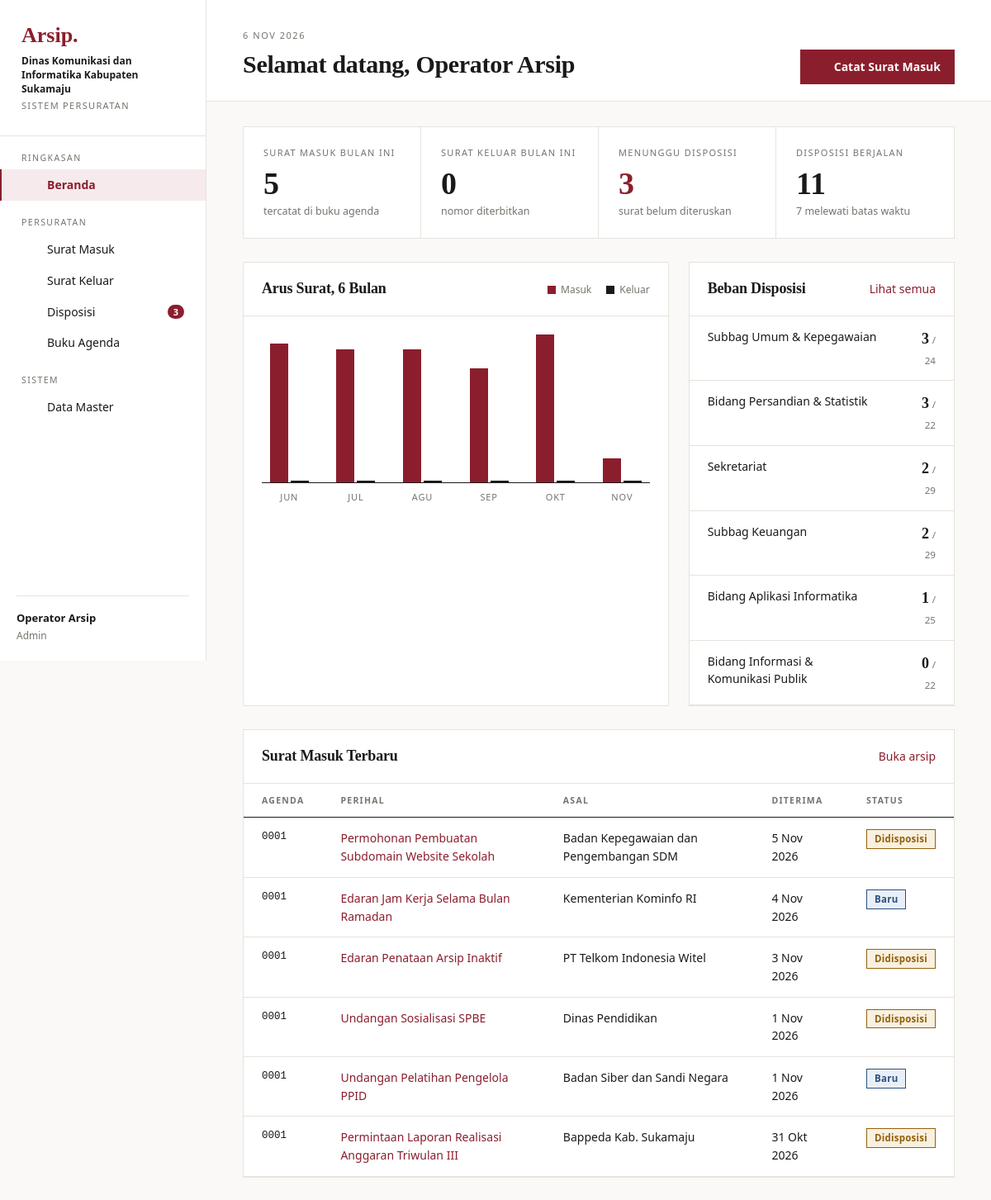
Page /index.php?page=dashboard (signed in) on the committed database.
### tables this page shows
CREATE TABLE pengaturan (
  id INT PRIMARY KEY,
  nama_instansi VARCHAR(150) NOT NULL,
  kode_instansi VARCHAR(30) NOT NULL,
  alamat VARCHAR(255),
  telepon VARCHAR(30),
  pimpinan VARCHAR(100),
  jabatan_pimpinan VARCHAR(100)
);

CREATE TABLE surat_masuk (
  id INT AUTO_INCREMENT PRIMARY KEY,
  no_agenda VARCHAR(10) NOT NULL,
  no_surat VARCHAR(100) NOT NULL,
  tgl_surat DATE NOT NULL,
  tgl_terima DATE NOT NULL,
  asal VARCHAR(150) NOT NULL,
  perihal VARCHAR(255) NOT NULL,
  klasifikasi_id INT,
  sifat ENUM('Biasa','Penting','Segera','Rahasia') NOT NULL DEFAULT 'Biasa',
  lampiran VARCHAR(50),
  file VARCHAR(100),
  status ENUM('baru','didisposisi','selesai') NOT NULL DEFAULT 'baru',
  user_id INT,
  created_at TIMESTAMP DEFAULT CURRENT_TIMESTAMP,
  INDEX (tgl_terima),
  FOREIGN KEY (klasifikasi_id) REFERENCES klasifikasi(id) ON DELETE SET NULL,
  FOREIGN KEY (user_id) REFERENCES users(id) ON DELETE SET NULL
);

### index.php (called while the page is built, shortened)
<?php
require __DIR__ . '/includes/bootstrap.php';
$routes = [
    'login'            => 'pages/login.php',
    'logout'           => 'pages/logout.php',
    'dashboard'        => 'pages/dashboard.php',
    'masuk'            => 'pages/masuk/index.php',
    'masuk.form'       => 'pages/masuk/form.php',
    'masuk.detail'     => 'pages/masuk/detail.php',
    'masuk.hapus'      => 'pages/masuk/hapus.php',
    'masuk.lembar'     => 'pages/masuk/lembar.php',
    'keluar'           => 'pages/keluar/index.php',
    'keluar.form'      => 'pages/keluar/form.php',
    'keluar.hapus'     => 'pages/keluar/hapus.php',
    'disposisi'        => 'pages/disposisi/index.php',
    'disposisi.simpan' => 'pages/disposisi/simpan.php',
    'disposisi.respon' => 'pages/disposisi/respon.php',
    'agenda'           => 'pages/agenda.php',
    'master'           => 'pages/master/index.php',
    'berkas'           => 'pages/berkas.php',
];
$page = $_GET['page'] ?? 'dashboard';
require __DIR__ . '/' . $routes[$page];

### pages/dashboard.php (the view, shortened to what this page needs)
<?php
$title = 'Selamat datang, ' . explode(',', user()['nama'])[0];
$eyebrow = tgl(date('Y-m-d'));
$actions = is_admin() ? '<a href="' . url('masuk.form') . '" class="btn btn-primary">' . icon('plus', 16) . ' Catat Surat Masuk</a>' : '';
$masukBulan = (int) q("SELECT COUNT(*) FROM surat_masuk WHERE DATE_FORMAT(tgl_terima,'%Y-%m') = DATE_FORMAT(CURDATE(),'%Y-%m')")->fetchColumn();
$keluarBulan = (int) q("SELECT COUNT(*) FROM surat_keluar WHERE DATE_FORMAT(tgl_surat,'%Y-%m') = DATE_FORMAT(CURDATE(),'%Y-%m')")->fetchColumn();
$belumDisposisi = (int) q("SELECT COUNT(*) FROM surat_masuk WHERE status = 'baru'")->fetchColumn();
$disposisiAktif = (int) q("SELECT COUNT(*) FROM disposisi WHERE status <> 'selesai'")->fetchColumn();
$terlambat = (int) q("SELECT COUNT(*) FROM disposisi WHERE status <> 'selesai' AND batas_waktu < CURDATE()")->fetchColumn();
$bulan = [];
for ($i = 5; $i >= 0; $i--) $bulan[date('Y-m', strtotime("first day of -$i month"))] = ['in' => 0, 'out' => 0];
foreach (q("SELECT DATE_FORMAT(tgl_terima,'%Y-%m') m, COUNT(*) n FROM surat_masuk GROUP BY m")->fetchAll() as $r) if (isset($bulan[$r['m']])) $bulan[$r['m']]['in'] = (int) $r['n'];
$max = max(1, ...array_values(array_map(fn ($b) => max($b), $bulan)));
$nama = ['', 'Jan', 'Feb', 'Mar', 'Apr', 'Mei', 'Jun', 'Jul', 'Agu', 'Sep', 'Okt', 'Nov', 'Des'];
$terbaru = q('SELECT * FROM surat_masuk ORDER BY tgl_terima DESC, id DESC LIMIT 6')->fetchAll();
$perBagian = q("SELECT b.nama, SUM(d.status <> 'selesai') aktif, COUNT(d.id) total FROM bagian b
                LEFT JOIN disposisi d ON d.ke_bagian_id = b.id GROUP BY b.id ORDER BY aktif DESC, total DESC")->fetchAll();
require __DIR__ . '/../includes/header.php';
?>
<div class="figures">
    <div class="figure"><small>Surat masuk bulan ini</small><strong><?= $masukBulan ?></strong><span>tercatat di buku agenda</span></div>
    <div class="figure"><small>Surat keluar bulan ini</small><strong><?= $keluarBulan ?></strong><span>nomor diterbitkan</span></div>
    <div class="figure accent"><small>Menunggu disposisi</small><strong><?= $belumDisposisi ?></strong><span>surat belum diteruskan</span></div>
    <div class="figure"><small>Disposisi berjalan</small><strong><?= $disposisiAktif ?></strong><span><?= $terlambat ?> melewati batas waktu</span></div>
</div>
<div class="cols">
    <div class="panel">
        <div class="panel-head"><h2>Arus Surat, 6 Bulan</h2>
            <div class="legend"><span><i style="background:var(--accent)"></i>Masuk</span><span><i style="background:var(--ink)"></i>Keluar</span></div></div>
        <div class="panel-body">
            <div class="bars">
                <?php foreach ($bulan as $m => $b): ?>
                    <div class="bar-col" title="<?= $b['in'] ?> masuk, <?= $b['out'] ?> keluar">
                        <div class="bar-pair">
                            <div class="bar in" style="height:<?= round($b['in'] / $max * 100) ?>%"></div>
                            <div class="bar out" style="height:<?= round($b['out'] / $max * 100) ?>%"></div>
                        </div>
                    </div>
                <?php endforeach; ?>
            </div>
            <div class="bar-labels"><?php foreach ($bulan as $m => $b): ?><span><?= $nama[(int) substr($m, 5)] ?></span><?php endforeach; ?></div>
        </div>
    </div>
    <div class="panel">
        <div class="panel-head"><h2>Beban Disposisi</h2><a href="<?= url('disposisi') ?>">Lihat semua</a></div>
        <div class="table-wrap"><table>
            <tbody>
            <?php foreach ($perBagian as $b): ?>
                <tr><td><?= e($b['nama']) ?></td><td class="text-right"><strong style="display:inline;font-family:var(--serif);font-size:18px"><?= (int) $b['aktif'] ?></strong> <small style="display:inline">/ <?= (int) $b['total'] ?></small></td></tr>
            <?php endforeach; ?>
            </tbody>
        </table></div>
    </div>
</div>
<div class="panel mt">
    <div class="panel-head"><h2>Surat Masuk Terbaru</h2><a href="<?= url('masuk') ?>">Buka arsip</a></div>
    <div class="table-wrap"><table>
        <thead><tr><th>Agenda</th><th>Perihal</th><th>Asal</th><th>Diterima</th><th>Status</th></tr></thead>
        <tbody>
        <?php foreach ($terbaru as $s): ?>
            <tr>
                <td class="mono"><?= e($s['no_agenda']) ?></td>
                <td><a href="<?= url('masuk.detail', ['id' => $s['id']]) ?>"><?= e($s['perihal']) ?></a></td>
                <td><?= e($s['asal']) ?></td>
                <td><?= tgl($s['tgl_terima']) ?></td>
                <td><?= status_badge($s['status']) ?></td>
            </tr>
        <?php endforeach; ?>
        </tbody>
    </table></div>
</div>
<?php require __DIR__ . '/../includes/footer.php'; ?>

### includes/bootstrap.php (shortened to what this page needs)
<?php
function db(): PDO
{
    static $pdo = null;
    if ($pdo === null) {
        $c = require __DIR__ . '/../config/database.php';
        $dsn = "mysql:host={$c['host']};port={$c['port']};dbname={$c['database']};charset=utf8mb4";
        try {
            $pdo = new PDO($dsn, $c['username'], $c['password'], [
                PDO::ATTR_ERRMODE => PDO::ERRMODE_EXCEPTION,
                PDO::ATTR_DEFAULT_FETCH_MODE => PDO::FETCH_ASSOC,
            ]);
        } catch (PDOException $e) {
            die('<h3>Koneksi database gagal.</h3><p>Cek config/database.php dan pastikan database <b>'
                . htmlspecialchars($c['database']) . '</b> sudah di-import.</p>');
        }
    }
    return $pdo;
}
function q(string $sql, array $params = []): PDOStatement
{
    $st = db()->prepare($sql);
    $st->execute($params);
    return $st;
}
function e($v): string
{
    return htmlspecialchars((string) $v, ENT_QUOTES, 'UTF-8');
}
function tgl($date): string
{
    $bulan = ['', 'Jan', 'Feb', 'Mar', 'Apr', 'Mei', 'Jun', 'Jul', 'Agu', 'Sep', 'Okt', 'Nov', 'Des'];
    $t = strtotime($date);
    return date('j', $t) . ' ' . $bulan[(int) date('n', $t)] . ' ' . date('Y', $t);
}
function url(string $page = 'dashboard', array $params = []): string
{
    return 'index.php?' . http_build_query(['page' => $page] + $params);
}
function user(): ?array
{
    return $_SESSION['user'] ?? null;
}
function setting(): array
{
    static $s = null;
    return $s ??= q('SELECT * FROM pengaturan WHERE id = 1')->fetch() ?: [];
}
function icon(string $name, int $size = 18): string
{
    $p = $paths[$name] ?? '';
    return '<svg class="ic" width="' . $size . '" height="' . $size . '" viewBox="0 0 24 24" fill="none" stroke="currentColor" stroke-width="2" stroke-linecap="round" stroke-linejoin="round">' . $p . '</svg>';
}
function status_badge(string $s): string
{
    $map = [
        'baru' => 'blue', 'didisposisi' => 'amber', 'selesai' => 'green',
        'belum' => 'red', 'dibaca' => 'amber',
        'Biasa' => 'gray', 'Penting' => 'amber', 'Segera' => 'red', 'Rahasia' => 'blue',
    ];
    return '<span class="badge badge-' . ($map[$s] ?? 'gray') . '">' . e(ucfirst($s)) . '</span>';
}
function is_admin(): bool
{
    return (user()['role'] ?? '') === 'admin';
}

### includes/header.php (shortened to what this page needs)
<?php
$u = user();
$disposisiBaru = (int) q("SELECT COUNT(*) FROM disposisi WHERE status = 'belum'" . ($u['role'] === 'staf' ? ' AND ke_bagian_id = ' . (int) $u['bagian_id'] : ''))->fetchColumn();
$menu = [
    'Ringkasan' => [['dashboard', 'Beranda', 'home', 0]],
    'Persuratan' => [
        ['masuk', 'Surat Masuk', 'inbox', 0],
        ['keluar', 'Surat Keluar', 'send', 0],
        ['disposisi', 'Disposisi', 'share', $disposisiBaru],
        ['agenda', 'Buku Agenda', 'book', 0],
    ],
];
if (is_admin()) $menu['Sistem'] = [['master', 'Data Master', 'folder', 0]];
$current = explode('.', $_GET['page'] ?? 'dashboard')[0];
$set = setting();
?>
<!DOCTYPE html>
<html lang="id">
<head>
    <link rel="stylesheet" href="assets/css/style.css">
</head>
<body>
<div class="layout">
    <aside class="sidebar" id="sidebar">
        <div class="brand">
            <div class="mark">Arsip.</div>
            <strong><?= e($set['nama_instansi']) ?></strong>
            <small>Sistem Persuratan</small>
        </div>
        <nav>
            <?php foreach ($menu as $section => $items): ?>
                <div class="nav-section"><?= $section ?></div>
                <?php foreach ($items as [$key, $label, $ic, $count]): ?>
                    <a href="<?= url($key) ?>" class="<?= $current === $key ? 'active' : '' ?>"><?= icon($ic, 17) ?> <?= $label ?>
                        <?php if ($count): ?><span class="count"><?= $count ?></span><?php endif; ?></a>
                <?php endforeach; ?>
            <?php endforeach; ?>
        </nav>
        <div class="grow"></div>
        <div class="user-box">
            <div class="grow"><strong><?= e($u['nama']) ?></strong><small><?= e(ucfirst($u['role'])) ?></small></div>
            <a href="<?= url('logout') ?>" class="icon-btn" title="Keluar"><?= icon('logout', 17) ?></a>
        </div>
    </aside>
    <main class="main">
        <header class="topbar">
            <div>
                <div class="eyebrow"><?= e($eyebrow ?? 'Sistem Arsip Surat') ?></div>
                <h1><?= e($title ?? 'Beranda') ?></h1>
            </div>
            <div class="topbar-actions"><?= $actions ?? '' ?></div>
        </header>
        <div class="content">

### includes/footer.php (shortened to what this page needs)
        </div>
    </main>
</div>
</body>
</html>

### rows in the picture
pengaturan: nama_instansi "Dinas Komunikasi dan Informatika Kabupaten Sukamaju"
surat_masuk: no_agenda "0001", perihal "Permohonan Pembuatan Subdomain Website Sekolah", asal "Badan Kepegawaian dan Pengembangan SDM", tgl_terima "5 Nov 2026", status "Didisposisi"
surat_masuk: no_agenda "0001", perihal "Edaran Jam Kerja Selama Bulan Ramadan", asal "Kementerian Kominfo RI", tgl_terima "4 Nov 2026", status "Baru"
surat_masuk: no_agenda "0001", perihal "Edaran Penataan Arsip Inaktif", asal "PT Telkom Indonesia Witel", tgl_terima "3 Nov 2026", status "Didisposisi"
surat_masuk: no_agenda "0001", perihal "Undangan Sosialisasi SPBE", asal "Dinas Pendidikan", tgl_terima "1 Nov 2026", status "Didisposisi"
surat_masuk: no_agenda "0001", perihal "Undangan Pelatihan Pengelola PPID", asal "Badan Siber dan Sandi Negara", tgl_terima "1 Nov 2026", status "Baru"
surat_masuk: no_agenda "0001", perihal "Permintaan Laporan Realisasi Anggaran Triwulan III", asal "Bappeda Kab. Sukamaju", tgl_terima "31 Okt 2026", status "Didisposisi"

### other values in the picture
$section "RINGKASAN"
$label "Beranda"
$section "PERSURATAN"
$label "Surat Masuk"
$label "Surat Keluar"
$label "Disposisi"
$count "3"
$label "Buku Agenda"
$section "SISTEM"
$label "Data Master"
$u['nama'] "Operator Arsip"
$u['role'] "Admin"
$eyebrow "6 NOV 2026"
$title "Selamat datang, Operator Arsip"
$masukBulan "5"
